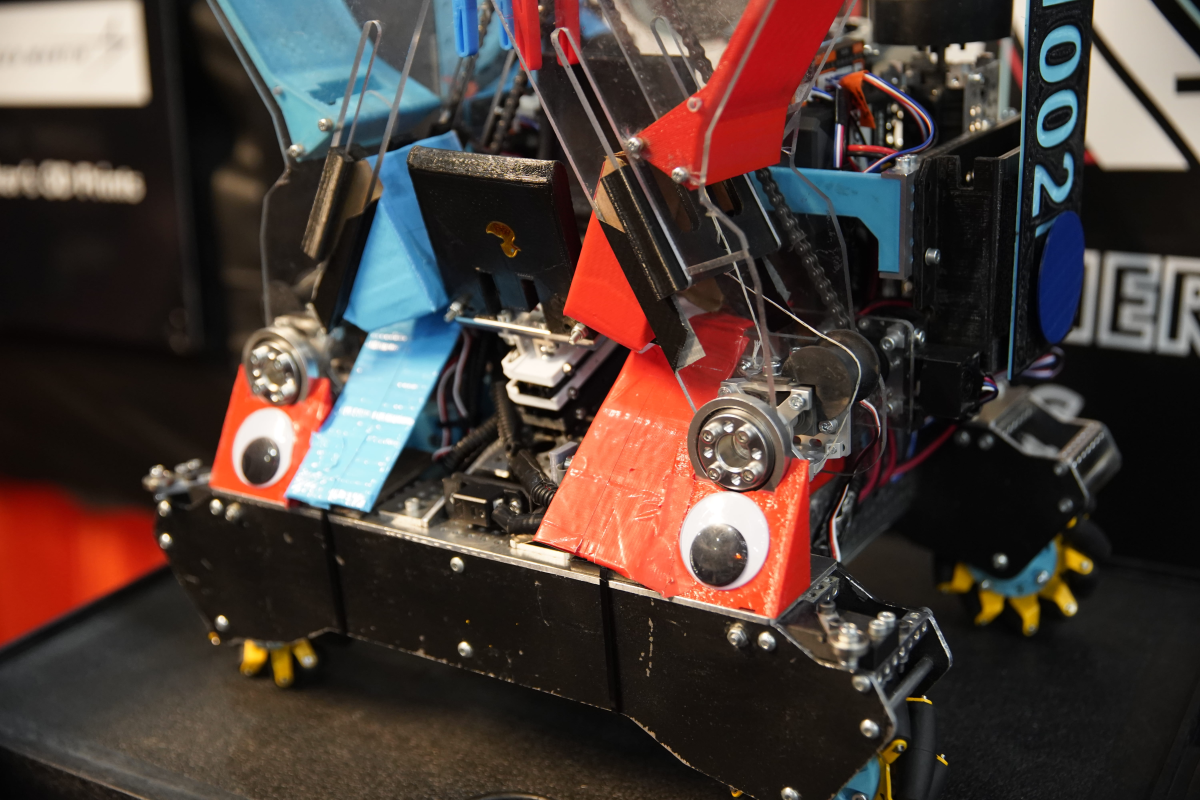
#> input picture opencvtesting/Resources/robot2.JPG, 6000 x 4000 px, found by its file name (shown at 1/5 size)
$ python chapter3.py
#> lines starting #> are read from the running program, lines starting #| are printed output that depends on the picture
import cv2
import  numpy as np

img = cv2.imread("Resources/robot2.jpg")
#> img is the input picture: shape (4000, 6000, 3); mean B, G, R 55.3, 60.3, 74.6
print(img.shape)
#| (4000, 6000, 3)

imgResize = cv2.resize(img, (900, 600))
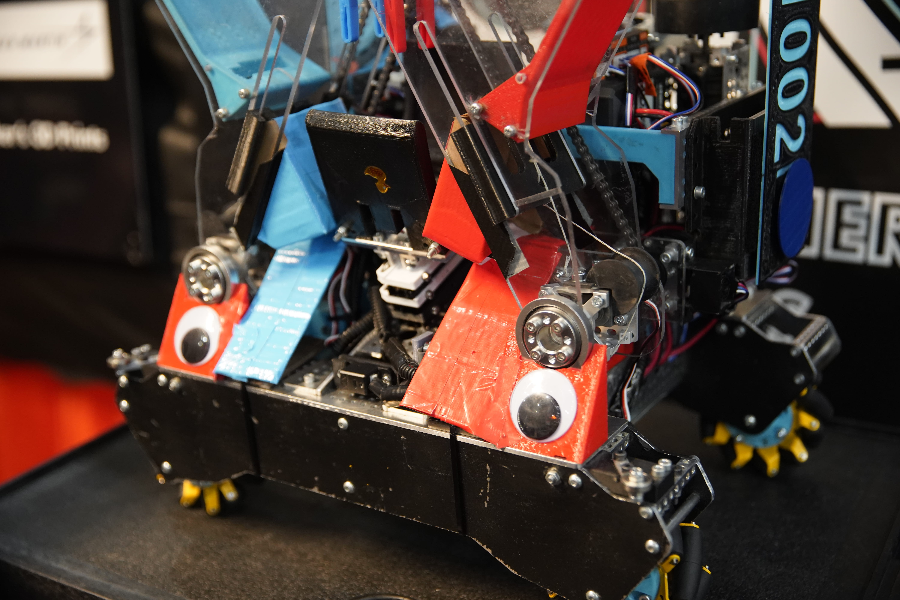
#> imgResize: shape (600, 900, 3); mean B, G, R 55.3, 60.3, 74.5
print(imgResize.shape)
#| (600, 900, 3)

imgCropped = imgResize[0:200, 200:500]
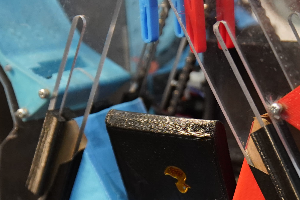
#> imgCropped: shape (200, 300, 3); mean B, G, R 82, 79.6, 78.7

cv2.imshow("Image", img)
cv2.imshow("Image Resize", imgResize)
cv2.imshow("Image Cropped", imgCropped)


cv2.waitKey(0)

$ run again, with opencvtesting/Resources/robot1.png saved as opencvtesting/Resources/robot2.JPG
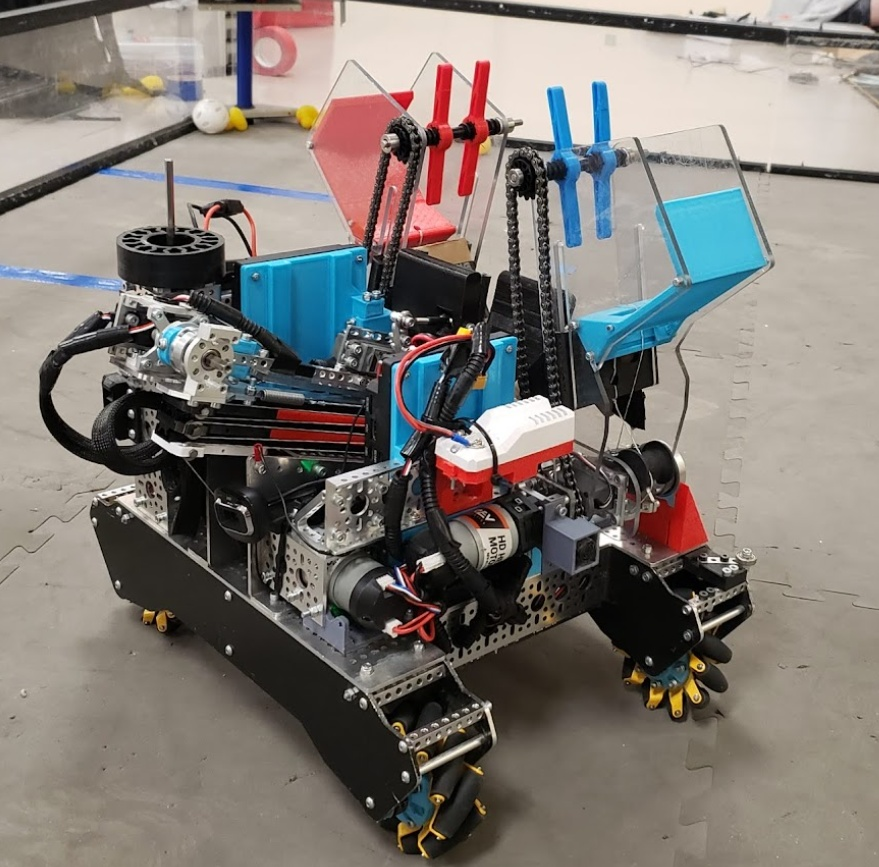
#> input picture opencvtesting/Resources/robot1.png, 879 x 867 px, found by its file name
#> img is the input picture: shape (867, 879, 3); mean B, G, R 115.9, 121, 126.6
#| (867, 879, 3)
#> `imgResize = cv2.resize(img, (900, 600))`:
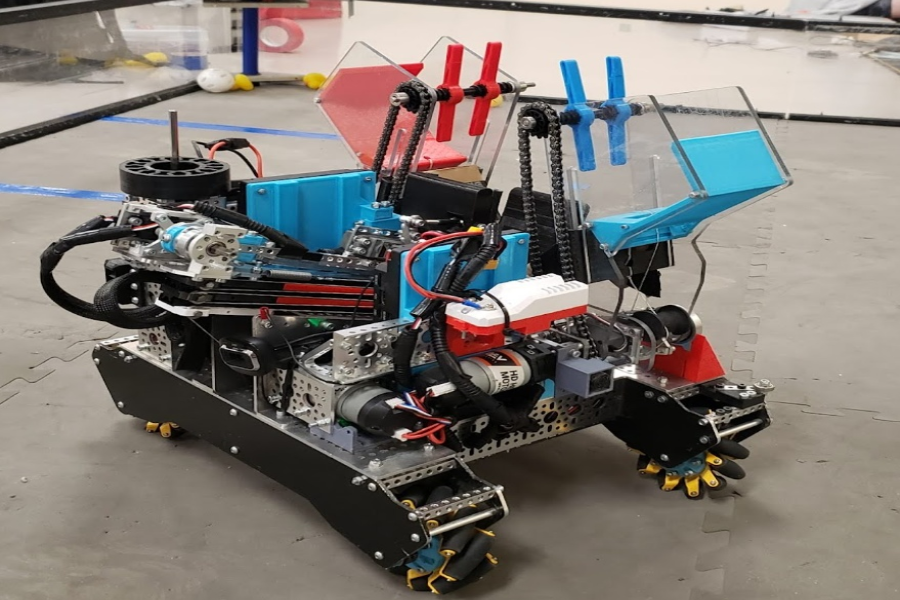
#> imgResize: shape (600, 900, 3); mean B, G, R 115.8, 120.9, 126.5
#| (600, 900, 3)
#> `imgCropped = imgResize[0:200, 200:500]`:
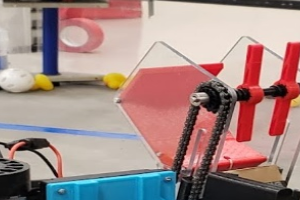
#> imgCropped: shape (200, 300, 3); mean B, G, R 136.3, 139.5, 165.3
